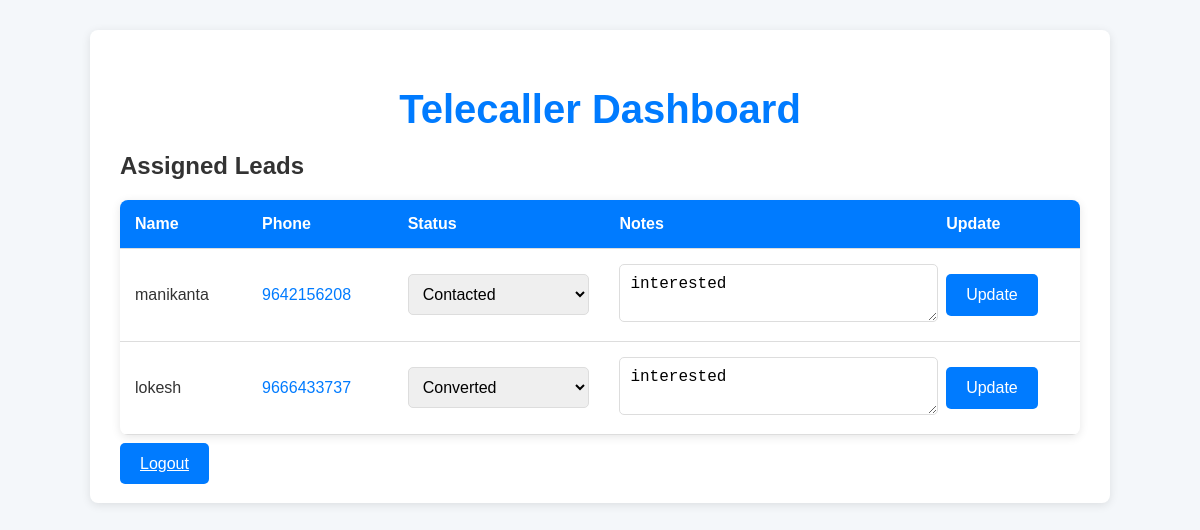
The app's page /telecaller_dashboard.php (signed in) with its own data.
### tables this page shows
CREATE TABLE `leads` (
  `id` int(11) NOT NULL,
  `name` varchar(100) NOT NULL,
  `phone` varchar(15) NOT NULL,
  `status` enum('new','contacted','converted','not interested') DEFAULT 'new',
  `notes` text DEFAULT NULL,
  `assigned_to` int(11) DEFAULT NULL,
  `email` varchar(255) DEFAULT NULL,
  `lead_name` varchar(255) DEFAULT NULL,
  `telecaller_id` int(11) DEFAULT NULL,
  `updated_at` timestamp NOT NULL DEFAULT current_timestamp() ON UPDATE current_timestamp()
);

### telecaller_dashboard.php (the view, shortened to what this page needs)
<?php
include('db_connection.php');
$telecaller_id = $_SESSION['user_id'];
$leads = $conn->query("SELECT * FROM leads WHERE assigned_to = $telecaller_id");
?>
<!DOCTYPE html>
<html lang="en">
<head>
</head>
<body>
    <div class="container">
        <h1>Telecaller Dashboard</h1>
        <h2>Assigned Leads</h2>
        <table>
            <tr>
                <th>Name</th>
                <th>Phone</th>
                <th>Status</th>
                <th>Notes</th>
                <th>Update</th>
            </tr>
            <?php while ($lead = $leads->fetch_assoc()): ?>
            <tr>
                <form method="POST" action="">
                    <td><?= $lead['name']; ?></td>
                    <td><a href="tel:<?= $lead['phone']; ?>"><?= $lead['phone']; ?></a></td>
                    <td>
                        <select name="status" required>
                            <option value="contacted" <?= $lead['status'] == 'contacted' ? 'selected' : ''; ?>>Contacted</option>
                            <option value="converted" <?= $lead['status'] == 'converted' ? 'selected' : ''; ?>>Converted</option>
                        </select>
                    </td>
                    <td><textarea name="notes" rows="2"><?= $lead['notes']; ?></textarea></td>
                    <td>
                        <button type="submit" name="update_lead" class="btn">Update</button>
                    </td>
                </form>
            </tr>
            <?php endwhile; ?>
        </table>
        <a href="logout.php" class="btn">Logout</a>
    </div>
</body>
</html>

### telecaller_dashboard.php (style rules this page uses)
body { font-family: 'Lucida Sans', 'Lucida Grande', sans-serif; background-color: #f4f7fa; color: #333; margin: 0; padding: 0; }
.container { width: 80%; margin: 30px auto; background-color: #ffffff; padding: 30px; border-radius: 8px; box-shadow: 0 2px 10px rgba(0, 0, 0, 0.1); }
h1 { text-align: center; color: #007bff; font-size: 2.5rem; margin-bottom: 20px; }
table { width: 100%; border-collapse: collapse; margin: 20px 0; font-size: 1rem; border-radius: 8px; overflow: hidden; box-shadow: 0 2px 10px rgba(0, 0, 0, 0.1); }
table th, table td { padding: 15px; text-align: left; border-bottom: 1px solid #ddd; }
table th { background-color: #007bff; color: #fff; }
table td a { color: #007bff; text-decoration: none; }
textarea { width: 100%; padding: 10px; border-radius: 5px; border: 1px solid #ddd; font-size: 1rem; }
select { width: 100%; padding: 10px; border-radius: 5px; border: 1px solid #ddd; font-size: 1rem; }
.btn { padding: 12px 20px; background-color: #007bff; color: white; border: none; border-radius: 5px; font-size: 1rem; cursor: pointer; transition: background-color 0.3s; }

### records on screen
leads: name "manikanta", phone "9642156208", status "Contacted", notes "interested"
leads: name "lokesh", phone "9666433737", status "Converted", notes "interested"
